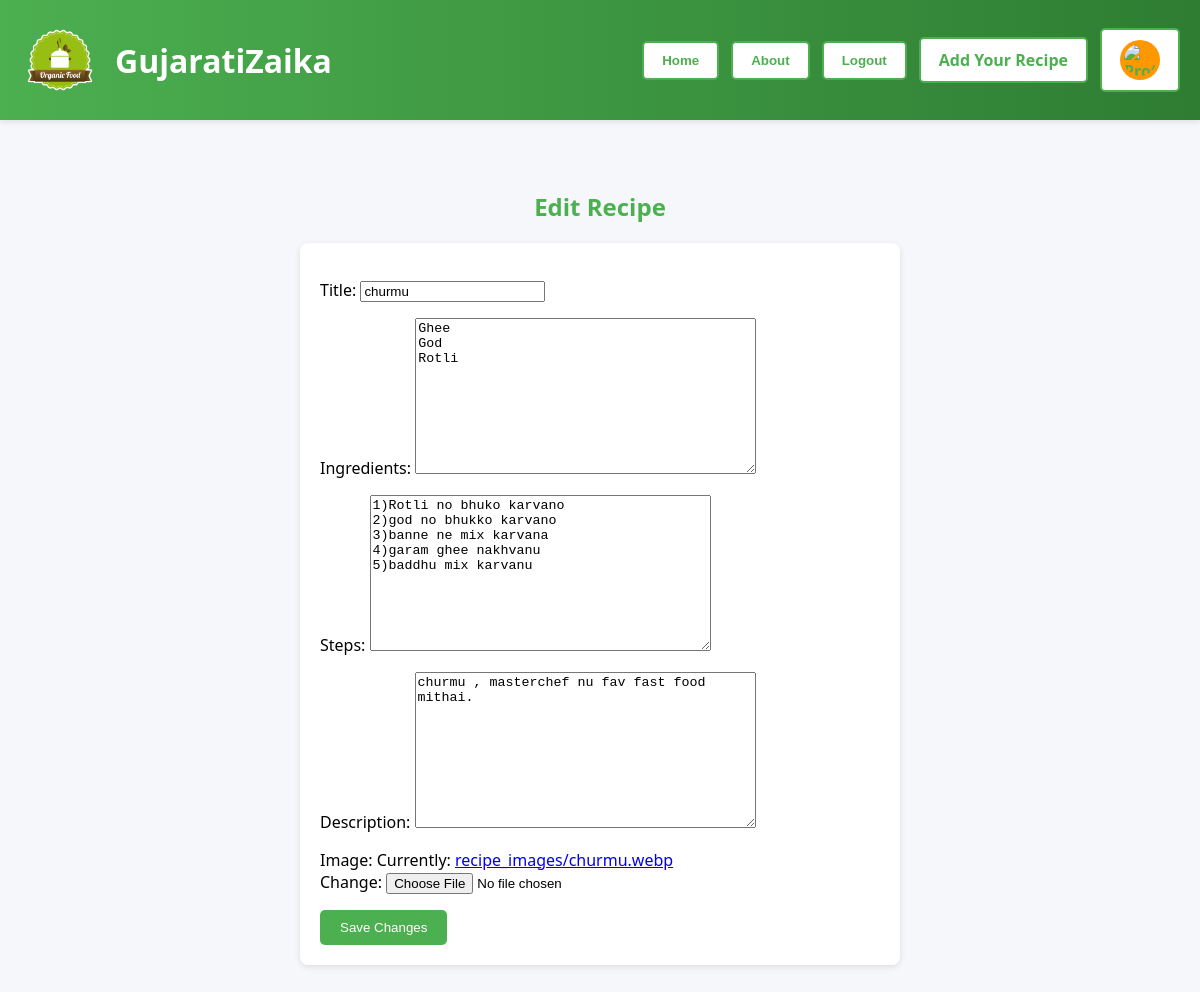
The page /edit-dishes/1/ (signed in) on the database its author committed.
### recipeapp/models.py (models this page shows, shortened)
class Recipe(models.Model):
    title = models.CharField(max_length=200)
    description = models.TextField()
    ingredients = models.TextField()
    steps = models.TextField()
    cuisine = models.CharField(max_length=100)
    difficulty = models.CharField(max_length=50, choices=[
        ('Easy', 'Easy'),
        ('Medium', 'Medium'),
        ('Hard', 'Hard')
    ])
    image = models.ImageField(upload_to='recipe_images/')
    author = models.ForeignKey(User, on_delete=models.CASCADE)
    created_at = models.DateTimeField(auto_now_add=True)
    liked_by = models.ManyToManyField(User, related_name='liked_recipes', blank=True)

### recipeapp/views.py (the view)
# urls.py: path('edit-dishes/<int:pk>/', views.edit_dishes_view, name='edit_dishes'),
@login_required
def edit_dishes_view(request, pk):
    recipe = get_object_or_404(Recipe, pk=pk, author=request.user)
    if request.method == 'POST':
        form = RecipeForm(request.POST, request.FILES, instance=recipe)
        if form.is_valid():
            form.save()
            return redirect('profile')
    else:
        form = RecipeForm(instance=recipe)
    return render(request, 'dishes/edit_dishes.html', {'form': form})

### recipeapp/forms.py
class RecipeForm(forms.ModelForm):
    class Meta:
        model = Recipe
        fields = ['title', 'ingredients','steps','description', 'image']

### recipeapp/templates/dishes/edit_dishes.html (shortened to what this page needs)
{% extends "dishes/base.html" %}
{% block content %}
<div style="max-width: 600px; margin: auto; padding: 20px;">
    <h2 style="color:#4CAF50; text-align:center;">Edit Recipe</h2>
    <form method="post" enctype="multipart/form-data" style="background: #fff; padding: 20px; border-radius: 8px; box-shadow: 0 2px 6px rgba(0,0,0,0.1);">
        {{ form.as_p }}
        <button type="submit" style="padding: 10px 20px; background: #4CAF50; color: #fff; border: none; border-radius: 5px; cursor: pointer;">Save Changes</button>
    </form>
</div>
{% endblock %}

### recipeapp/templates/dishes/base.html (style rules this page uses)
body { font-family: 'Segoe UI', Tahoma, Geneva, Verdana, sans-serif; background: #f5f7fa; margin: 0; padding: 0; }

### rows shown on the page
Recipe: title "churmu", ingredients "Ghee God Rotli", steps "1)Rotli no bhuko karvano 2)god no bhukko karvano 3)banne ne mix karvana 4)garam ghee nakhvanu 5)baddhu mix karvanu", description "churmu , masterchef nu fav fast food mithai."
